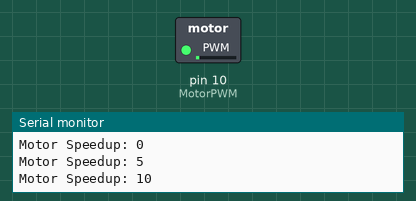
Simulated run of this sketch. Board: Arduino Uno, built with avr-gcc and run on an emulated ATmega328P. Parts: switched loads named in the sketch (green lamp = pin HIGH), the last lines printed to the serial monitor.

Above: at 0.05 s.
At 0.45 s:
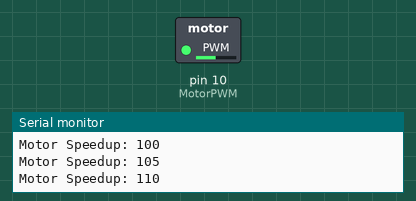
At 0.85 s:
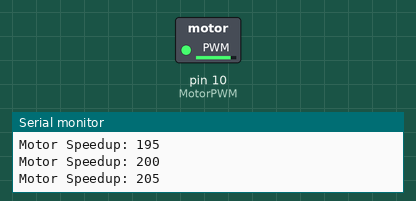
At 1.7 s:
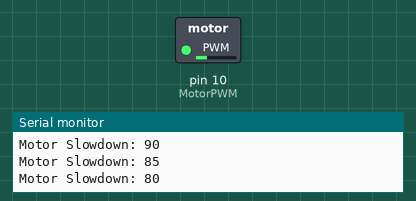
Timing chart, 0 to 4.7 s (numbered marks = the images above):
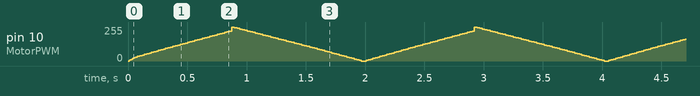

The sketch:

PWMMotorTransistor_Pin10.ino
```cpp
int MotorPWM = 10;
void setup() {
  // put your setup code here, to run once:
Serial.begin(9600);
}

void loop() {
  // put your main code here, to run repeatedly:
for (int fadeValue = 0 ; fadeValue <= 225; fadeValue += 5) {
  analogWrite(MotorPWM, fadeValue);
  Serial.print("Motor Speedup: ");
  Serial.println(fadeValue);
  delay(10);
}
for (int fadeValue = 255 ; fadeValue >= 0; fadeValue -= 5) {
  analogWrite(MotorPWM, fadeValue);
  Serial.print("Motor Slowdown: ");
  Serial.println(fadeValue);
  delay(10);
}
}
```
